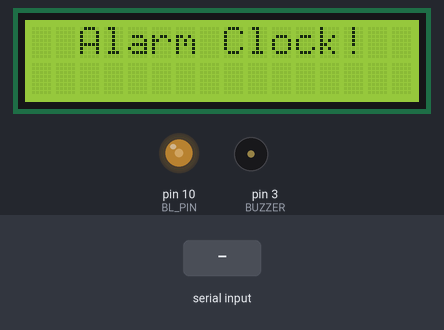
Simulated run of this sketch. Board: Arduino Uno, built with avr-gcc and run on an emulated ATmega328P. Parts: 16×2 character LCD, output pins drawn as LEDs (lit = HIGH), buzzer (waves = sounding, pin HIGH). The inputs (shaded band) are chosen by the test bench. What the sketch prints to the serial monitor is not drawn.

Above: at 1.0 s.
1.1 s: "h" received over Serial
At 2.3 s:
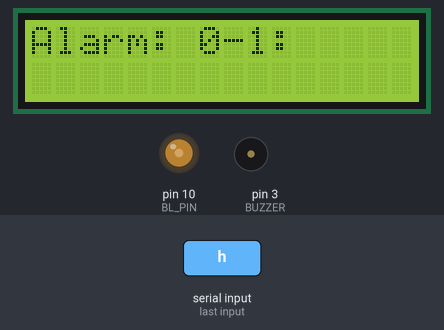
2.6 s: "m" received over Serial
At 3.1 s:
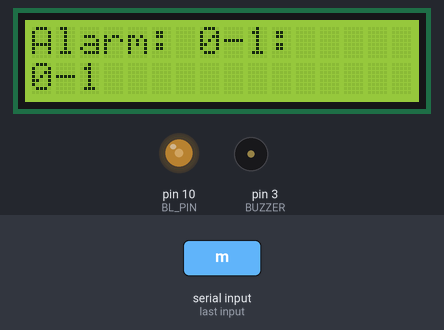
Timing chart, 0 to 5.6 s (numbered marks = the images above; inputs shaded):
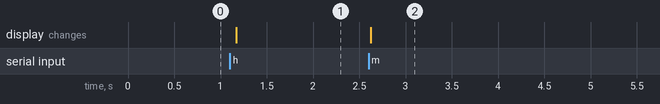

The sketch:

SimpleAlarmClock.ino
```cpp
#include <LiquidCrystal.h>

#define BUZZER 3
#define SWITCH 2
#define BL_PIN 10

LiquidCrystal lcd(8, 9, 4, 5, 6, 7);
int LDRValue;
char incomingByte;

long timer;
int h, m;

void setup () {
  lcd.begin(16, 2);
  lcd.clear();
  lcd.setCursor(2, 0);
  lcd.print("Alarm Clock!");

  Serial.begin(9600);
  pinMode(BUZZER, OUTPUT);
  pinMode(SWITCH, INPUT);
  pinMode(BL_PIN, OUTPUT);
  analogWrite(BL_PIN, 100);

  sayHello();
}

void loop () {
  if (Serial.available() > 0) {
    incomingByte = Serial.read();

    if (incomingByte == 'y') {
      //y means ring the alarm
      alarm();

      //After the button is pushed -> stop alarm and tell the computer
      Serial.write('n');
      Serial.flush();

    } else if (incomingByte == 'h') {
      lcd.clear();
      lcd.setCursor(0, 0);
      lcd.print("Alarm: ");

      //Read hour
      h = Serial.read();

      //Add a zero if h < 10
      if (h < 10) {
        lcd.print('0');
      }

      //Print the hour
      lcd.print(h);
      lcd.print(":");

    } else if (incomingByte == 'm') {
      lcd.setCursor(0, 11);

      //Read the minute
      m = Serial.read();

      if (m < 10) {
        lcd.print("0");
      }

      //Print the minute
      lcd.print(m);
    }
  }

  delay(50);
}

//First serial comm with Processing
void sayHello () {
  while (Serial.available() <= 0) {
    Serial.write('z');
    delay(100);
  }
}

void alarm() {
  boolean buttonPushed = false;
  int currentState, lastKnownState = LOW;

  unsigned long switchTimer, toneTimer = millis();
  int debounceDelay = 50;

  while (!buttonPushed) {
    //Ring the bell for every 500ms
    if (millis() - toneTimer >= 500) {
      //Play C5 note for 500ms
      tone(BUZZER, 523, 500);

      //Stop after 500ms
      noTone(BUZZER);

      //Reset the timer
      toneTimer = millis();
    }

    //Read current switch state
    currentState = digitalRead(SWITCH);

    //Reset timer only if the button is pressed
    if (currentState != lastKnownState && currentState == HIGH) {
      timer = millis();
    }

    //Check whether the button has been pushed for > debounceDelay
    if (millis() - timer > debounceDelay && currentState == HIGH) {
      buttonPushed = true;
    }

    //Updating status
    lastKnownState = currentState;
  }
}
```

Measured:
- after the input at 1.1 s, the display: changes after 0.07 s (image 1)
- after the input at 2.6 s, the display: changes at once (image 2)
